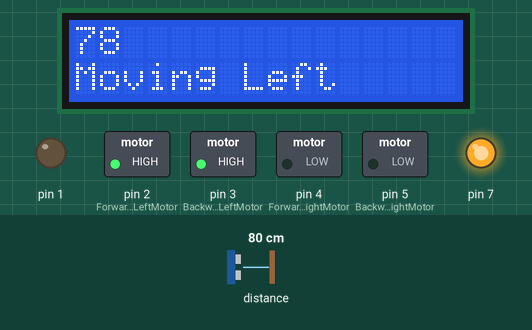
This sketch was run on a simulated Arduino Uno, built with avr-gcc and run on an emulated ATmega328P. On the bench: 16×2 character LCD, switched loads named in the sketch (green lamp = pin HIGH), output pins drawn as LEDs (lit = HIGH). Wiring (inferred from the names in the program): ultrasonic range finder: trigger pin 6; echo pin 0. The test bench sets the inputs (shaded band); at power-on: distance to the obstacle 80 cm. The echo pulse lasts 58.3 µs per cm; pins used as bus, display or sensor lines are not drawn.

Above: at 1.2 s.
1.3 s: distance to the obstacle set to 2 cm
At 3.2 s:
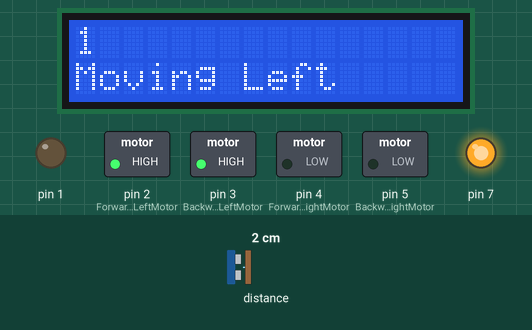
3.5 s: distance to the obstacle set to 4 cm
At 5.3 s:
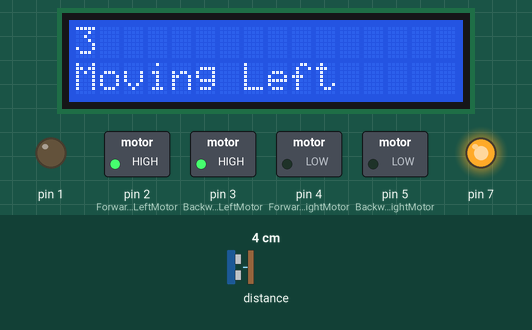
5.6 s: distance to the obstacle set to 9 cm
At 6.5 s:
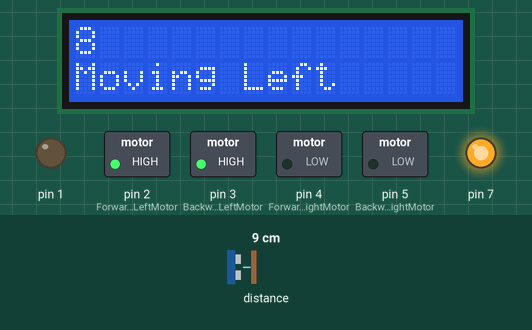
Timing chart, 0 to 8.6 s (numbered marks = the images above; inputs shaded):
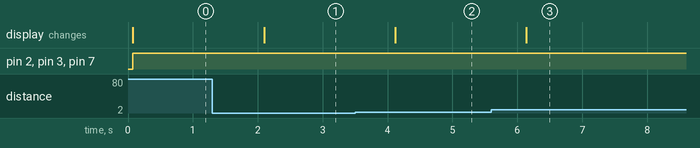

Measured:
- after the input at 1.3 s, the display: changes after 0.80 s (image 1)
- after the input at 3.5 s, the display: changes after 0.62 s (image 2)
- after the input at 5.6 s, the display: changes after 0.54 s (image 3)

The sketch:

ard_code.ino
```cpp
// Pins for sensor
int echopin = 0   ;  // Define pin numbers for echopin and trigpin (assumed 6 and 7)
int trigpin = 6 ;

// Pins for motor
int ForwardRotate_LeftMotor = 2;
int BackwardRotate_LeftMotor = 3;
int ForwardRotate_RightMotor = 4;
int BackwardRotate_RightMotor = 5;


// Pins for LCD display
#include <LiquidCrystal.h>
LiquidCrystal lcd(13, 12, 8, 9, 10, 11);

long duration;
int distance;

void setup() {
  pinMode(echopin, INPUT);        // Correct pinMode for echopin (INPUT)
  pinMode(trigpin, OUTPUT);       // Correct pinMode for trigpin (OUTPUT)
  pinMode(ForwardRotate_LeftMotor, OUTPUT);
  pinMode(BackwardRotate_LeftMotor, OUTPUT);
  pinMode(ForwardRotate_RightMotor, OUTPUT);
  pinMode(BackwardRotate_RightMotor, OUTPUT);
  pinMode(7, OUTPUT);
  pinMode(1, OUTPUT);
  lcd.begin(16, 2);
}

void loop() {
  digitalWrite(trigpin, LOW);
  delayMicroseconds(2);          // Corrected `delayMicroSeconds` to `delayMicroseconds`

  digitalWrite(trigpin, HIGH);
  delayMicroseconds(10);
  digitalWrite(trigpin, LOW);

  duration = pulseIn(echopin, HIGH);  // Corrected variable name `Duration` to `duration`
  distance = duration * 0.034/2 ;        // Fixed `^` (bitwise XOR) to `*` for multiplication

 /* lcd.setCursor(0, 0);           // Corrected `setcursor` to `setCursor`
  lcd.print("Distance: ");
  lcd.setCursor(9, 0);
  lcd.println(distance);      */     // Fixed `Distance` to `distance`

    //if (distance > 500) {
    // Rotate in opposite direction
    lcd.clear();
    lcd.setCursor(0 , 1);
    lcd.print("Moving Back");
    lcd.setCursor(0, 0);
    lcd.print(distance);


    int(BackwardRotate_LeftMotor, HIGH);
    digitalWrite(BackwardRotate_RightMotor, HIGH);

    digitalWrite(ForwardRotate_LeftMotor, LOW);
    digitalWrite(ForwardRotate_RightMotor, LOW);


     if (distance < 500) {
    lcd.clear();
    lcd.setCursor(0, 1);
    lcd.print("Moving Left");
    lcd.setCursor(0, 0);
    lcd.print(distance);

    // Move in left/ right direction
    digitalWrite(BackwardRotate_LeftMotor, HIGH);
    digitalWrite(BackwardRotate_RightMotor, LOW);


    digitalWrite(ForwardRotate_LeftMotor, HIGH);
    digitalWrite(ForwardRotate_RightMotor, LOW);
    analogWrite(7 , 200); // Added missing semicolon
    delay(1000);
  } else {
    // Moving forward
    lcd.clear();
    lcd.setCursor(0, 1);
    lcd.print("Moving Forward");
    lcd.setCursor(0, 0);
    lcd.print(distance);


    digitalWrite(BackwardRotate_LeftMotor, LOW);
    digitalWrite(BackwardRotate_RightMotor, HIGH);
    analogWrite(1 , 200);
    digitalWrite(ForwardRotate_LeftMotor, HIGH);
    digitalWrite(ForwardRotate_RightMotor, LOW);
    analogWrite(7 , 200); // Added missing semicolon
    delay(1000);
      }

}
```
